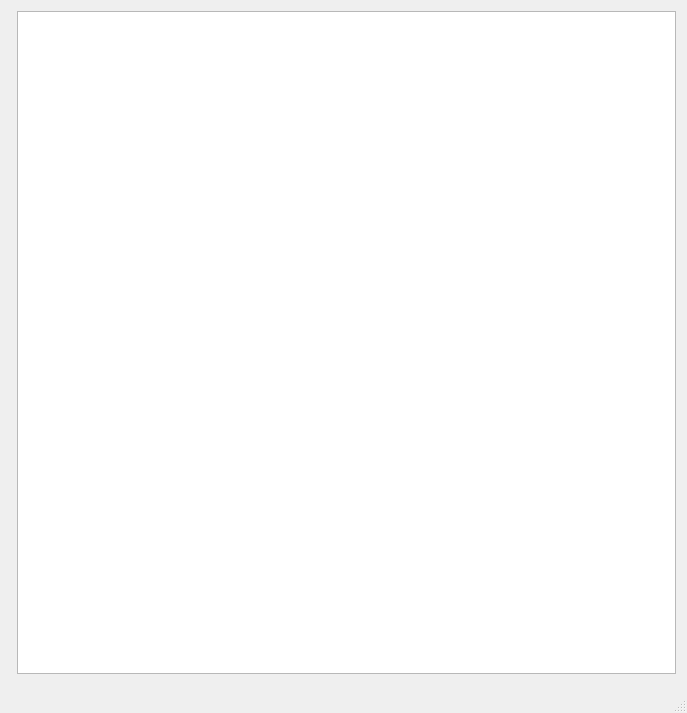
<?xml version="1.0" encoding="UTF-8"?>
<ui version="4.0">
 <class>PlayerWindow</class>
 <widget class="QMainWindow" name="PlayerWindow">
  <property name="geometry">
   <rect>
    <x>0</x>
    <y>0</y>
    <width>687</width>
    <height>713</height>
   </rect>
  </property>
  <property name="windowTitle">
   <string>PlayerWindow</string>
  </property>
  <widget class="QWidget" name="centralWidget">
   <layout class="QGridLayout" name="gridLayout">
    <item row="0" column="1">
     <widget class="QTableWidget" name="tableWidget"/>
    </item>
    <item row="0" column="0">
     <widget class="QFrame" name="frame">
      <property name="frameShape">
       <enum>QFrame::StyledPanel</enum>
      </property>
      <property name="frameShadow">
       <enum>QFrame::Raised</enum>
      </property>
     </widget>
    </item>
    <item row="1" column="1">
     <widget class="QWidget" name="controlsWidget" native="true"/>
    </item>
    <item row="1" column="0">
     <widget class="QWidget" name="widget" native="true"/>
    </item>
   </layout>
  </widget>
  <widget class="QMenuBar" name="menuBar">
   <property name="geometry">
    <rect>
     <x>0</x>
     <y>0</y>
     <width>687</width>
     <height>20</height>
    </rect>
   </property>
  </widget>
  <widget class="QStatusBar" name="statusBar"/>
 </widget>
 <layoutdefault spacing="6" margin="11"/>
 <resources/>
 <connections/>
</ui>
